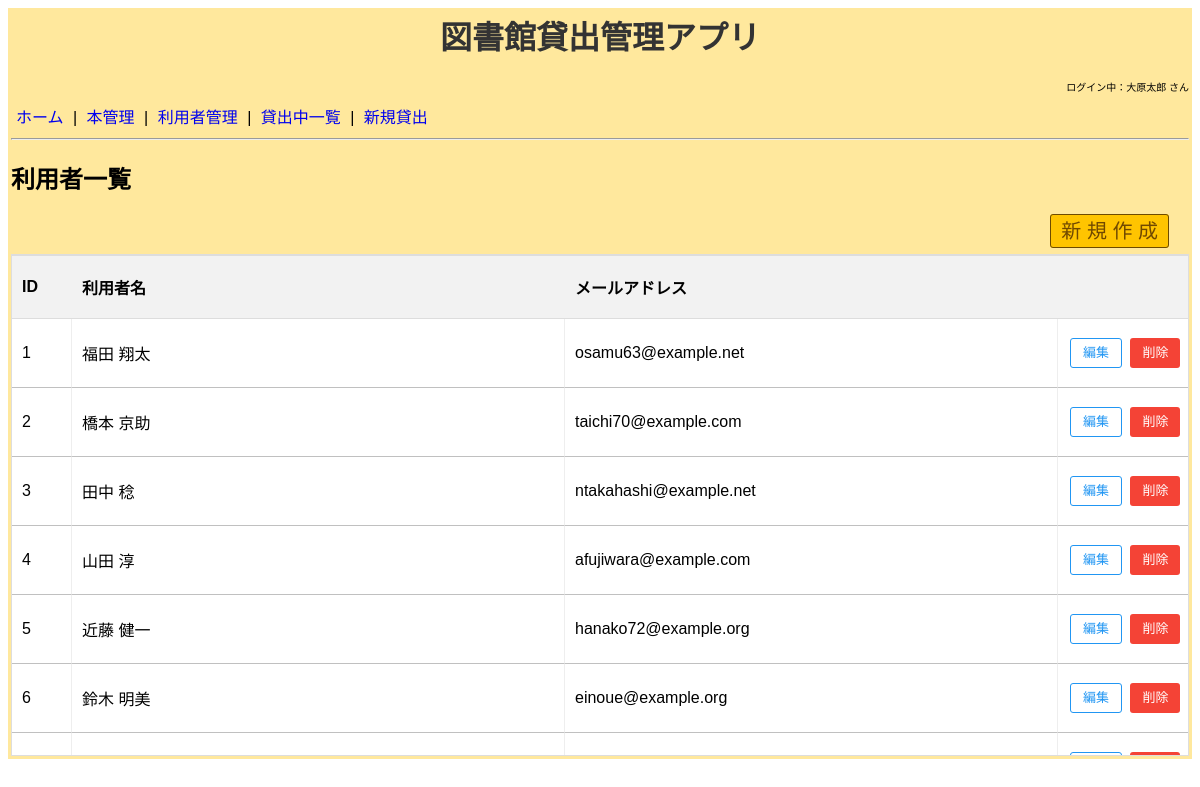
The app's page /users/, older data.
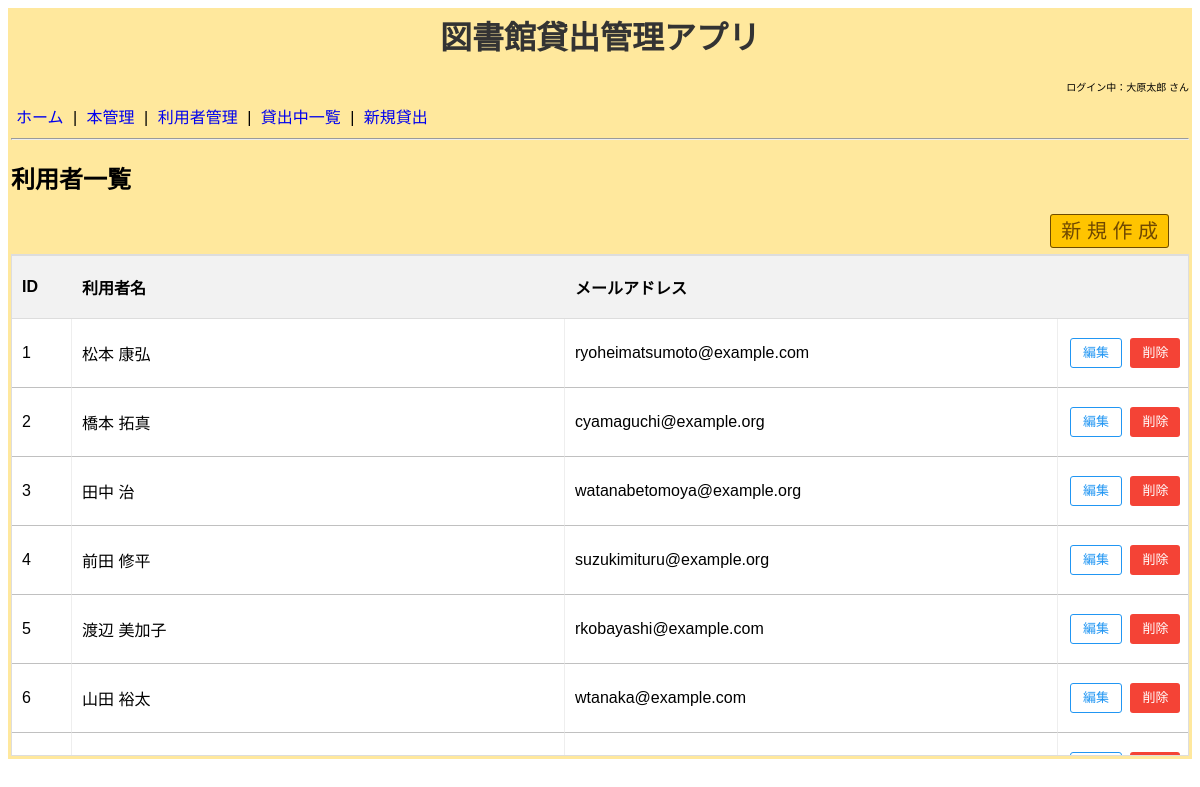
The same page, newer data.
### models.py (models this page shows, shortened)
class User(db.Model):
    __tablename__ = 'users'
    user_id = db.Column(db.Integer, primary_key=True, autoincrement=True)
    name = db.Column(db.String(200), nullable=False)
    email = db.Column(db.String(200), nullable=False)
    borrows = db.relationship('Borrow', backref='user', lazy=True)

### application/users/views.py (the view)
@users_blueprint.route('/')
def index():
    edit_id = request.args.get('edit_id', type=int)
    list_users = User.query.all()
    form = UserForm()
    return render_template('users/list.html',
                           list_users=list_users,
                           edit_id=edit_id,
                           form=form)

### application/users/forms.py
class UserForm( FlaskForm ):
    name = StringField('お名前',
                       validators=[DataRequired(message="名前は必須です")])
    email = EmailField('メールアドレス',
                       validators=[DataRequired(message="メールアドレスは必須です"),
                        Email(message="正しいメールアドレスを入力してください")])
    submit = SubmitField('登録する')

### templates/users/list.html (shortened to what this page needs)
{% extends "base.html" %}
{% block content %}
    <h2>利用者一覧</h2>
    <div style="text-align: right; padding-right: 20px;">
        <a href="{{ url_for('users.new_user') }}" class="shinki-button">新 規 作 成</a>
    </div>
    <div class="table-wrapper">
        <table class="user-table">
            <colgroup>
                <col style="width: 60px;">
                <col class="col-name">
                <col class="col-name">
                <col style="width: 130px;">
            </colgroup>
            <thead>
                <tr>
                    <th>ID</th>
                    <th>利用者名</th>
                    <th>メールアドレス</th>
                    <th></th>
                </tr>
            </thead>
            <tbody>
                {% for user in list_users %}
                <tr>
                    <td>{{ user.user_id }}</td>
                    {% if user.user_id == edit_id %}
                        <td>
                            <input type="text" name="name" form="form-{{user.user_id}}"
                                value="{{ form.name.data if form.name.data else user.name }}" class="table-input">
                            {% for error in form.name.errors %}<br><span class="error">{{ error }}</span>{% endfor %}
                        </td>
                        <td>
                            <input type="email" name="email" form="form-{{user.user_id}}"
                                value="{{ form.email.data if form.email.data else user.email }}" class="table-input">
                            {% for error in form.email.errors %}<br><span class="error">{{ error }}</span>{% endfor %}
                        </td>
                        <td class="actions">
                            <form id="form-{{user.user_id}}" action="{{ url_for('users.update_user', user_id=user.user_id) }}" method="POST">
                                {{ form.hidden_tag() }}
                                <input type="submit" value="確定" class="confirm-button">
                                <a href="{{ url_for('users.index') }}" class="cancel-link">キャンセル</a>
                            </form>
                        </td>
                    {% else %}
                        <td>{{ user.name }}</td>
                        <td>{{ user.email }}</td>
                        <td class="actions">
                            <a href="{{ url_for('users.index', edit_id=user.user_id) }}" class="edit-button">編集</a>
                            <form action="{{ url_for('users.delete_user', user_id=user.user_id) }}" method="POST" style="display: inline;">
                                <input type="submit" value="削除" class="delete-button" onclick="return confirm('本当に削除しますか？')">
                            </form>
                        </td>
                    {% endif %}
                </tr>
                {% endfor %}
            </tbody>
        </table>
    </div>
{% endblock %}

### templates/base.html (shortened to what this page needs)
<!DOCTYPE html>
<html lang="ja">
<head>
    <link rel="stylesheet" href="{{ url_for('static', filename='style.css') }}">
</head>
<body>
    <div class="container">
        <h1>図書館貸出管理アプリ</h1>
        <p style="font-size:10px;text-align: right;">ログイン中：大原太郎 さん</p>
        <nav class="header-nav">
            <a href="{{ url_for('show_home') }}">ホーム</a> |
            <a href="{{ url_for('books.index') }}">本管理</a> |
            <a href="{{ url_for('users.index') }}">利用者管理</a> |
            <a href="{{ url_for('borrows.index') }}">貸出中一覧</a> |
            <a href="#">新規貸出</a>
        </nav>
        <hr>
        {% block content %}{% endblock %}
    </div>
</body>
</html>

### static/style.css (style rules this page uses)
.container { background-color: #ffe89d; max-width: 2000px; padding: 3px; font-family: Arial, sans-serif; }
h1 { color: #333; text-align: center; margin-top: 1px; }
p { font-size: 20px; }
.delete-button { background-color: #f44336; color: white; border: none; padding: 5px 10px; border-radius: 3px; cursor: pointer; font-size: 14px; margin-top: 5px; }
.table-wrapper { max-height: 500px; overflow-y: auto; border: 1px solid #ddd; margin-top: 10px; padding: 0; }
.user-table { width: 100%; border-collapse: separate; border-spacing: 0; table-layout: fixed; }
.user-table thead th { position: sticky; top: 0; z-index: 10; background-color: #f2f2f2; font-weight: bold; text-align: left; padding: 12px 10px; box-shadow: inset 0 -1px 0 #ddd, inset 0 1px 0 #ddd; }
.user-table th:first-child, .user-table td:first-child { border-left: none; }
.user-table td { padding: 10px; background-color: #fff; border-bottom: 1px solid #c0c0c0; border-right: 1px solid #eee; height: 48px; vertical-align: middle; }
.user-table th:last-child, .user-table td:last-child { border-right: none; }
.user-table th { background-color: #f2f2f2; padding: 10px; height: 40px; text-align: left; }
.actions { text-align: right; white-space: nowrap; padding-right: 15px; }
.delete-button { background-color: #f44336; color: white; border: none; padding: 5px 10px; border-radius: 3px; cursor: pointer; font-size: 14px; }
.edit-button { background-color: #ffffff; color: #2196F3; border: 1px solid #2196F3; padding: 5px 10px; border-radius: 3px; text-decoration: none; font-size: 14px; display: inline-block; cursor: pointer; }
.actions form { display: inline-flex; align-items: center; margin: 0; vertical-align: middle; }
.shinki-button { background-color: rgb(255, 196, 0); color: rgb(112, 73, 0); border: 1px solid #6e4b00; padding: 5px 10px; border-radius: 3px; font-size: 20px; cursor: pointer; text-decoration: none; }
.edit-button, .confirm-button, .delete-button { height: 30px; line-height: 28px; padding: 0 12px; display: inline-block; box-sizing: border-box; font-size: 13px; vertical-align: middle; margin: 0 2px; text-align: center; }
.header-nav { margin-bottom: 10px; }
.header-nav a { text-decoration: none; color: #0000EE; margin: 0 5px; }

Row changes from the older to the newer data that the page shows:
changed User id 1: name "福田 翔太" → "松本 康弘"; email "osamu63@example.net" → "ryoheimatsumoto@example.com"
changed User id 2: name "橋本 京助" → "橋本 拓真"; email "taichi70@example.com" → "cyamaguchi@example.org"
changed User id 3: name "田中 稔" → "田中 治"; email "ntakahashi@example.net" → "watanabetomoya@example.org"
changed User id 4: name "山田 淳" → "前田 修平"; email "afujiwara@example.com" → "suzukimituru@example.org"
changed User id 5: name "近藤 健一" → "渡辺 美加子"; email "hanako72@example.org" → "rkobayashi@example.com"
changed User id 6: name "鈴木 明美" → "山田 裕太"; email "einoue@example.org" → "wtanaka@example.com"
